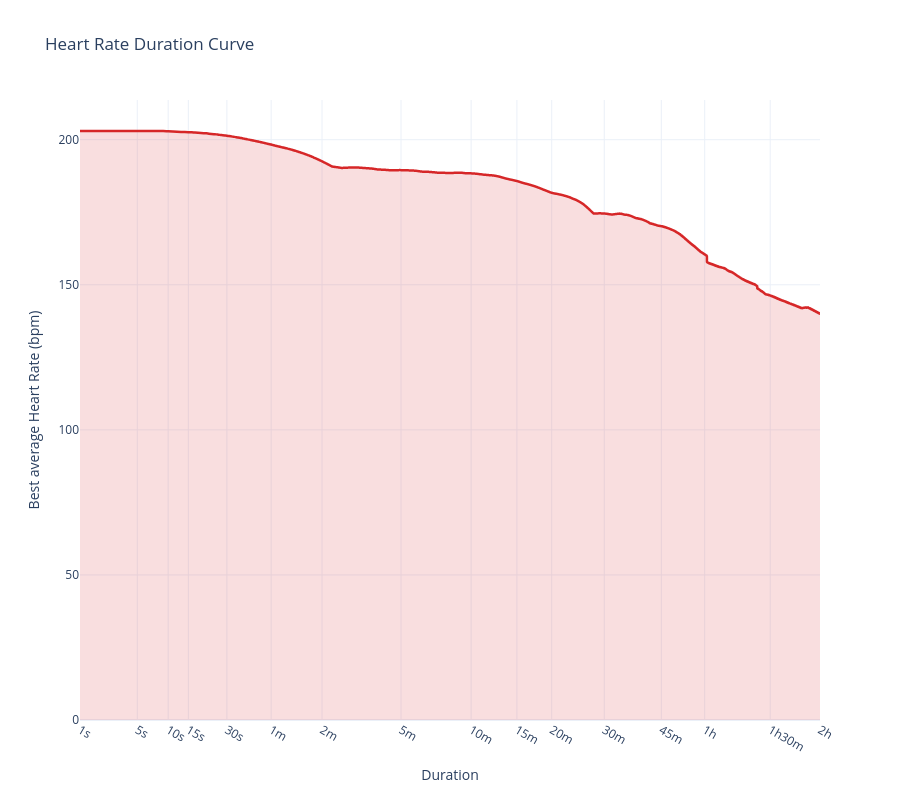

Notebook code cell kept with this figure:
### Markdown cell above
Die Power Duration Curves zeigen eine klare, kontinuierliche Leistungssteigerung von <span style="color:#30123b">**Januar**</span> bis <span style="color:#d93806">**Juli**</span> über nahezu alle Belastungsdauern hinweg. Dieser Trend deutet auf eine erfolgreiche Trainingsprogression über den betrachteten Zeitraum hin.

Der sichtbare Leistungsabfall im <span style="color:#7a0402">**August**</span> ist dagegen nicht auf einen Fitnessverlust im eigentlichen Sinne zurückzuführen, sondern lässt sich durch zwei externe Faktoren erklären:

    Verletzung im Juli: Eine Verletzung führte zu einer erzwungenen Trainingsunterbrechung.
    Geringe Datenbasis im August: Aufgrund eingeschränkter Zeitverfügbarkeit gab es nur sehr wenige Fahrten in diesem Monat. Die Power Duration Curve basiert dadurch auf einer deutlich kleineren Stichprobe, was insbesondere für längere Belastungsdauern zu einer unzureichenden Datengrundlage führt. Die dargestellte Kurve ist somit statistisch weniger belastbar und bildet vermutlich nicht das tatsächliche Leistungsniveau ab.

Der Rückgang im August ist somit im Kontext dieser Rahmenbedingungen zu bewerten und nicht als Indikator für einen Leistungsabfall zu interpretieren, sondern als Folge von verletzungsbedingter Pause und einer zu geringen Datenbasis für eine belastbare Aussage. Die grundsätzliche Aufwärtsentwicklung von Januar bis Juli bleibt davon unberührt und bildet die relevante Baseline für die weitere Trainingsplanung.

### Code cell
fig = plot_duration_curve(df, metric="heart_rate", max_duration=60*60*2, x_axis_exponent = 0.2)
fig.show()

### Figure 1 — Plotly figure (JSON) as saved in the notebook; plotly's stock layout.template omitted (floating-point values rounded to 4 significant figures; data arrays with more than 128 entries replaced by an {"elided": "..."} marker saying what was removed)
{"data": [{"customdata": {"elided": "7200 str values"}, "fill": "tozeroy", "fillcolor": "rgba(214, 39, 40, 0.15)", "hovertemplate": "Duration: %{customdata}<br>Best Heart Rate: %{y:.1f}<extra></extra>", "line": {"color": "#d62728", "shape": "spline", "width": 2.5}, "mode": "lines", "type": "scatter", "x": {"elided": "7200 float values"}, "y": {"elided": "7200 float values"}}], "layout": {"height": 800, "hovermode": "closest", "title": {"text": "Heart Rate Duration Curve"}, "xaxis": {"tickmode": "array", "ticktext": ["1s", "5s", "10s", "15s", "30s", "1m", "2m", "5m", "10m", "15m", "20m", "30m", "45m", "1h", "1h30m", "2h"], "tickvals": [1, 1.38, 1.585, 1.719, 1.974, 2.268, 2.605, 3.129, 3.594, 3.898, 4.129, 4.478, 4.856, 5.144, 5.578, 5.908], "title": {"text": "Duration"}, "type": "linear"}, "yaxis": {"rangemode": "tozero", "title": {"text": "Best average Heart Rate (bpm)"}}}}
